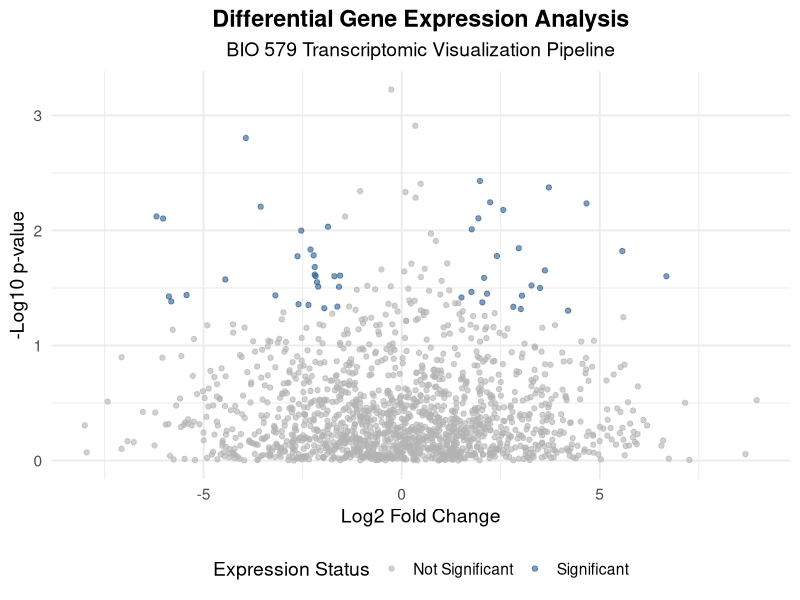

Generate this figure with R:
# =====================================================================
# Project: Genomic Expression Analysis & Advanced R Visualization
# Course: BIO 579: Data Analysis and Visualization in R
# Author: Ayush Patel
# =====================================================================

# 1. Load Required Libraries
suppressPackageStartupMessages({
  library(tidyverse)
  library(ggplot2)
  library(viridis)
})

# 2. Simulate / Load Gene Expression & Transcriptomic Dataset
set.seed(42)
n_genes <- 1500

gene_data <- tibble(
  Gene_ID = paste0("GENE_", 1:n_genes),
  Condition = rep(c("Control", "Treatment_A", "Treatment_B"), each = n_genes / 3),
  Base_Mean = rnorm(n_genes, mean = 50, sd = 15),
  Log2_Fold_Change = rnorm(n_genes, mean = 0, sd = 2.5),
  p_value = runif(n_genes, min = 0, max = 1)
) %>%
  mutate(
    Expression_Level = Base_Mean * 2^Log2_Fold_Change,
    Significant = ifelse(p_value < 0.05 & abs(Log2_Fold_Change) > 1.5, "Significant", "Not Significant")
  )

# 3. Data Wrangling with Tidyverse
summary_stats <- gene_data %>%
  group_by(Condition) %>%
  summarize(
    Mean_Expression = mean(Expression_Level, na.rm = TRUE),
    Median_Expression = median(Expression_Level, na.rm = TRUE),
    Sig_Count = sum(Significant == "Significant")
  )

print("--- Transcriptomic Summary Statistics ---")
print(summary_stats)

# 4. Publication-Grade Visualization (ggplot2 Volcano / Expression Plot)
ggplot(gene_data, aes(x = Log2_Fold_Change, y = -log10(p_value), color = Significant)) +
  geom_point(alpha = 0.6, size = 1.5) +
  scale_color_manual(values = c("Not Significant" = "grey70", "Significant" = "#2b5c8f")) +
  theme_minimal(base_size = 14) +
  labs(
    title = "Differential Gene Expression Analysis",
    subtitle = "BIO 579 Transcriptomic Visualization Pipeline",
    x = "Log2 Fold Change",
    y = "-Log10 p-value",
    color = "Expression Status"
  ) +
  theme(
    plot.title = element_text(face = "bold", hjust = 0.5),
    plot.subtitle = element_text(hjust = 0.5),
    legend.position = "bottom"
  )
